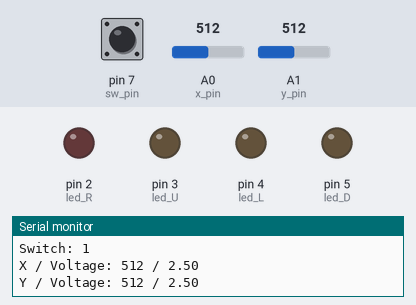
Simulated run of this sketch. Board: Arduino Uno, built with avr-gcc and run on an emulated ATmega328P. Shown: output pins drawn as LEDs (lit = HIGH), the last lines printed to the serial monitor. The test bench sets the inputs (shaded band); at power-on: A0 (x_pin) = 512, A1 (y_pin) = 512, pin 7 (sw_pin) HIGH.

Above: at 1.8 s.
1.9 s: A0 (x_pin) set to 750
3.4 s: A0 (x_pin) set to 784
At 5.2 s:
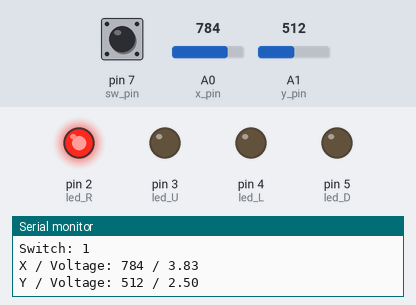
5.5 s: A1 (y_pin) set to 747
7.2 s: A1 (y_pin) set to 774
At 8.5 s:
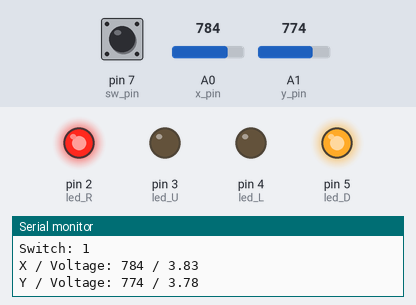
9.5 s: A0 (x_pin) set to 756
At 11.2 s:
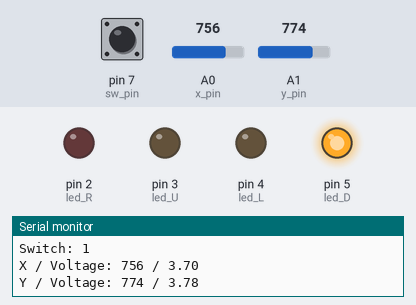
11.5 s: A1 (y_pin) set to 245
At 13.0 s:
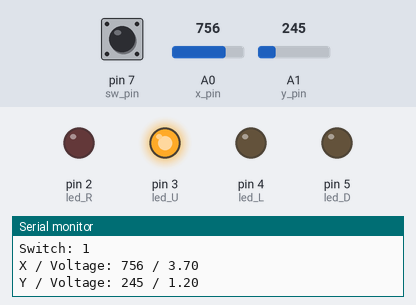
Timing chart, 0 to 14.5 s (numbered marks = the images above; inputs shaded):
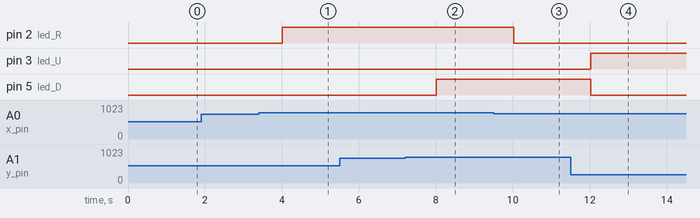

Measured:
- the behaviour switches between 765 and 766 on A0 (x_pin) (found by bisection; images 0 and 1)
- the behaviour switches between 765 and 766 on A1 (y_pin) (found by bisection; images 1 and 2)
- after the input at 3.4 s, pin 2 (led_R): LOW → HIGH after 0.61 s
- after the input at 7.2 s, pin 5 (led_D): LOW → HIGH after 0.81 s
- after the input at 9.5 s, pin 2 (led_R): HIGH → LOW after 0.52 s
- after the input at 11.5 s, pin 3 (led_U): LOW → HIGH after 0.52 s; pin 5 (led_D): HIGH → LOW after 0.52 s

The sketch:

Joystick_LED.ino
```cpp
const int sw_pin = 7;
const int x_pin = A0;
const int y_pin = A1;

const int led_R = 2;
const int led_U = 3;
const int led_L = 4;
const int led_D = 5;

int sw_state = 0;
int x_pos = 511;
int y_pos = 511;

float x_convert = 0.0f;
float y_convert = 0.0f;

void setup() {
  pinMode(sw_pin, INPUT_PULLUP);
  pinMode(led_R, OUTPUT);
  pinMode(led_U, OUTPUT);
  pinMode(led_L, OUTPUT);
  pinMode(led_D, OUTPUT);

  Serial.begin(9600);
}

void loop() {
  sw_state = digitalRead(sw_pin);
  x_pos = analogRead(x_pin);
  y_pos = analogRead(y_pin);

  x_convert = (float)x_pos / 1023.0f * 5.0f;
  y_convert = (float)y_pos / 1023.0f * 5.0f;

  if (sw_state == 1 && x_pos >= 766) {
    digitalWrite(led_R, HIGH);
  } else {
    digitalWrite(led_R, LOW);
  }
  if (sw_state == 1 && y_pos <= 255) {
    digitalWrite(led_U, HIGH);
  } else {
    digitalWrite(led_U, LOW);
  }
  if (sw_state == 1 && x_pos <= 255) {
    digitalWrite(led_L, HIGH);
  } else {
    digitalWrite(led_L, LOW);
  }
  if (sw_state == 1 && y_pos >= 766) {
    digitalWrite(led_D, HIGH);
  } else {
    digitalWrite(led_D, LOW);
  }

  Serial.print("Switch: ");
  Serial.print(sw_state);
  Serial.println();

  Serial.print("X / Voltage: ");
  Serial.print(x_pos);
  Serial.print(" / ");
  Serial.print(x_convert);
  Serial.println();

  Serial.print("Y / Voltage: ");
  Serial.print(y_pos);
  Serial.print(" / ");
  Serial.print(y_convert);
  Serial.println();

  delay(1000);
}
```
